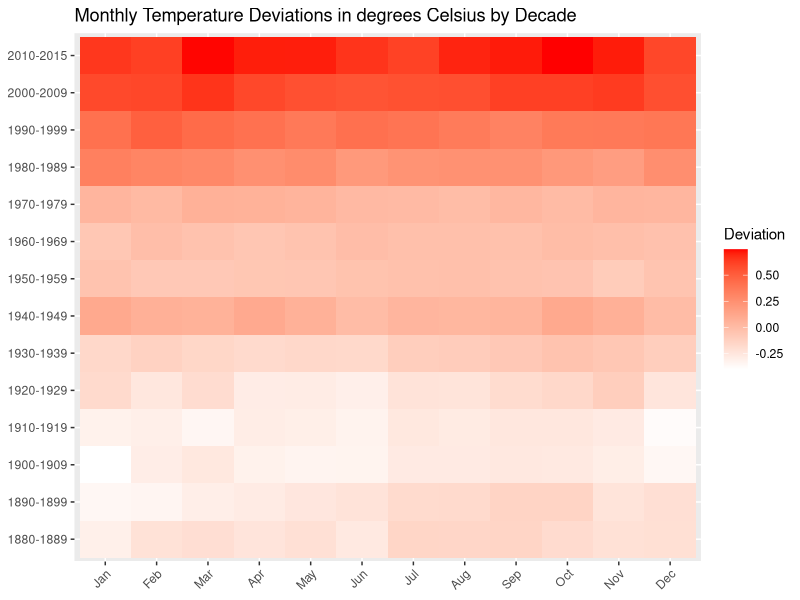
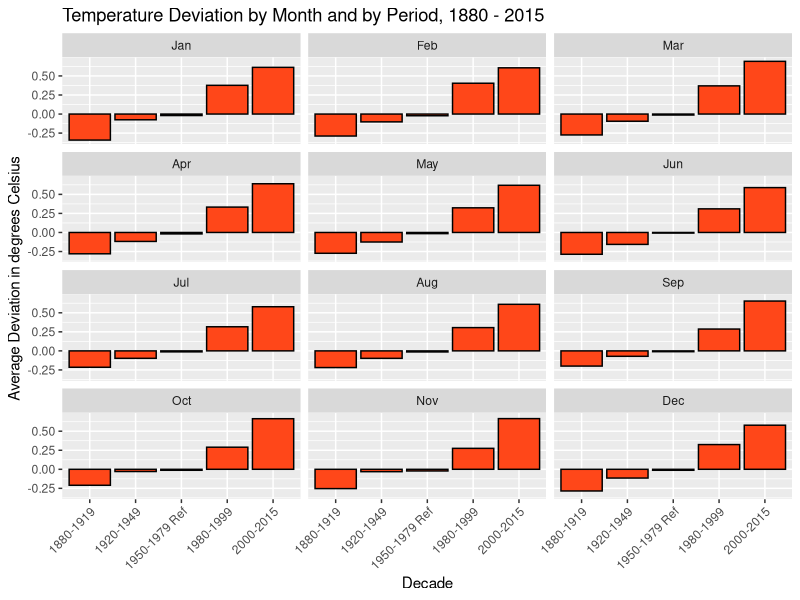

Source code (R) for these figures, in order:
## ---- chunk 1
# Prepare the data
raw = read.csv("./data/ExcelFormattedGISTEMPDataCSV.csv", na.strings = "****")
#keep data for months only
years = raw[,1:13]
years$Decade = rep(NA, nrow(years))

#add decades
years$Decade = rep(NA, nrow(years))
years[1:10,]$Decade = rep("1880-1889", 10)
years[1:10,]$Year = c(1:10)

years[11:20,]$Decade = rep("1890-1899", 10)
years[11:20,]$Year = c(1:10)

years[21:30,]$Decade = rep("1900-1909", 10)
years[21:30,]$Year = c(1:10)

years[31:40,]$Decade = rep("1910-1919", 10)
years[31:40,]$Year = c(1:10)

years[41:50,]$Decade = rep("1920-1929", 10)
years[41:50,]$Year = c(1:10)

years[51:60,]$Decade = rep("1930-1939", 10)
years[51:60,]$Year = c(1:10)

years[61:70,]$Decade = rep("1940-1949", 10)
years[61:70,]$Year = c(1:10)

years[71:80,]$Decade = rep("1950-1959", 10)
years[71:80,]$Year = c(1:10)

years[81:90,]$Decade = rep("1960-1969", 10)
years[81:90,]$Year = c(1:10)

years[91:100,]$Decade = rep("1970-1979", 10)
years[91:100,]$Year = c(1:10)

years[101:110,]$Decade = rep("1980-1989", 10)
years[101:110,]$Year = c(1:10)

years[111:120,]$Decade = rep("1990-1999", 10)
years[111:120,]$Year = c(1:10)

years[121:130,]$Decade = rep("2000-2009", 10)
years[121:130,]$Year = c(1:10)

years[131:136,]$Decade = rep("2010-2015", 6)
years[131:136,]$Year = c(1:6)

library(reshape2)

years$Decade = as.factor(years$Decade)
years$Year = as.factor(years$Year)

molten = melt(years, id=c("Decade", "Year"))
colnames(molten) = c("Decade", "Year", "Month", "Dev")
molten$Dev = as.numeric(molten$Dev)
molten = molten[!is.na(molten$Dev),]

decs = molten
decs$Year = NULL

decs.avg = tapply(decs$Dev, list(decs$Decade, decs$Month), mean)
df.decs.avg = as.data.frame(decs.avg)

#Make a Period column
df.decs.avg$Decade = unlist(rownames(df.decs.avg))
rownames(df.decs.avg) = NULL

molten2 = melt(df.decs.avg, id=c("Decade"))
colnames(molten2) = c("Decade", "Month", "Avg.Dev")

#sanity check of average deviation to see if calculations are correct
#for January 1880-1889
mean(years[1:10,]$Jan)#=-30.7
head(molten2)[1,]$Avg.Dev #=-30.7 OK
## ---- chunk 2
library(ggplot2)
molten2$Month = factor(molten2$Month, ordered=TRUE, levels=c("Jan", "Feb", "Mar", "Apr", "May", "Jun",
                                                             "Jul", "Aug", "Sep", "Oct", "Nov", "Dec"))

ggplot(molten2, aes(x = Month, y = Decade))+
  geom_tile(aes(fill = Avg.Dev/100)) +
  scale_fill_gradient(name="Deviation", low="white", high="red") + 
  theme(axis.text.x = element_text(angle = 45, hjust = 1), 
        axis.title.x = element_blank(),
        axis.title.y = element_blank()) +
  ggtitle("Monthly Temperature Deviations in degrees Celsius by Decade")
#ggsave(file="heatmap_v4.png", width=7, height=7)
## ---- chunk 3
months = raw[,1:13]
months$period = rep(NA, nrow(months))

#set period 1 1880-1919
months[1:40,]$period = rep("1880-1919", 40)

#set period 2 1920-1949
months[41:70,]$period = rep("1920-1949", 30)

#set period 3 - Reference period 1950-1979
months[71:100,]$period = rep("1950-1979 Ref", 30)

#set period 4 1980-1999
months[101:120,]$period = rep("1980-1999", 20)

#set period 5 2000 - 2015
months[121:136,]$period = rep("2000-2015", 16)

months$period = as.factor(months$period)


library(reshape2)

molten3 = melt(months, id=c("Year", "period"))
colnames(molten3) = c("Year", "Period", "Month", "Dev")
molten3$Dev = as.numeric(molten3$Dev)
molten3 = molten3[!is.na(molten3$Dev),]

periods = molten3[,2:4]

periods.avg = tapply(periods$Dev, list(periods$Period, periods$Month), mean)
df.periods.avg = as.data.frame(periods.avg)

#Make a Period column
df.periods.avg$Period = unlist(rownames(df.periods.avg))
rownames(df.periods.avg) = NULL

molten4 = melt(df.periods.avg, id=c("Period"))
colnames(molten4) = c("Period", "Month", "Avg.Dev")

suppressWarnings(print(
ggplot(molten4, aes(x=Period, y=Avg.Dev/100)) +
  geom_bar(stat="identity", color="black", fill="#FF4719") +
  facet_wrap(~ Month, ncol = 3) +
  theme(axis.text.x = element_text(angle = 45, hjust = 1)) +
  xlab("Decade")+
  ylab("Average Deviation in degrees Celsius")+
  ggtitle("Temperature Deviation by Month and by Period, 1880 - 2015")
))
#ggsave(file="barplot_v4.png", width=7, height=7)

